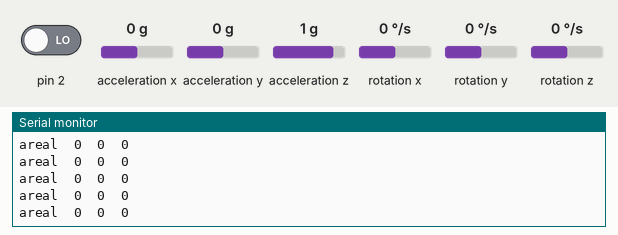
Recording of a sketch running on a simulated Arduino Uno, built with avr-gcc and run on an emulated ATmega328P. Parts: the last lines printed to the serial monitor. The inputs (shaded band) are chosen by the test bench; at power-on: acceleration x 0 g, acceleration y 0 g, acceleration z 1 g, pin 2 LOW, rotation x 0 °/s, rotation y 0 °/s, rotation z 0 °/s. The sensor or clock chip raises its interrupt line as the real part does.

Above: at 1.7 s.
1.8 s: acceleration x set to -1.4 g
At 2.6 s:
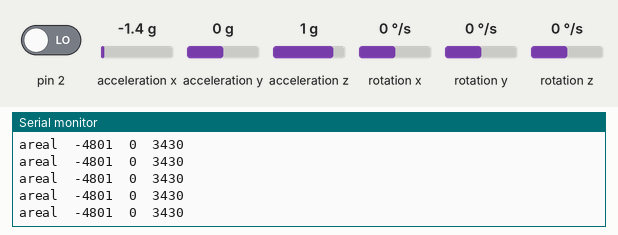
4.8 s: acceleration x set to 0 g
At 5.9 s:
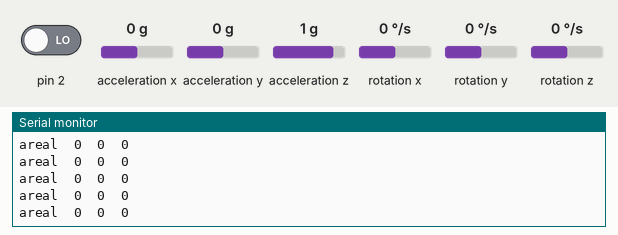
7.8 s: acceleration y set to -1.4 g
At 8.9 s:
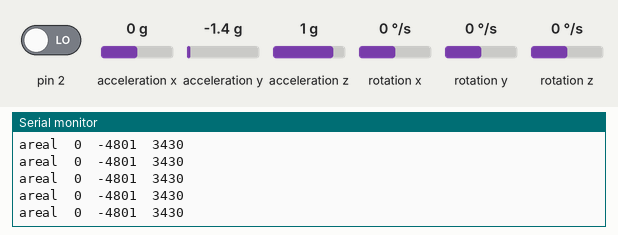
9.3 s: acceleration z set to -1.4 g
At 9.9 s:
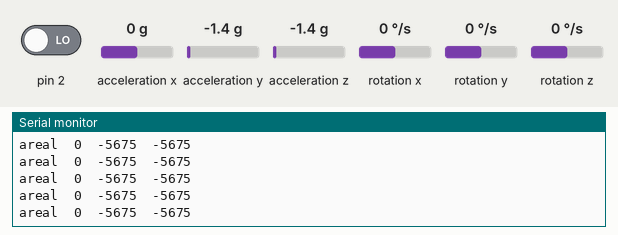
Timing chart, 0 to 11.8 s (numbered marks = the images above; inputs shaded):
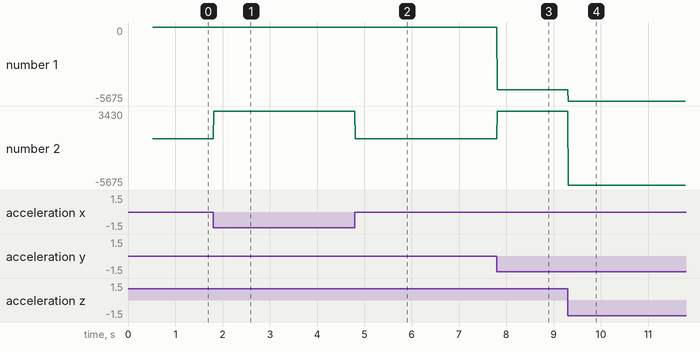

Measured:
- after the input at 1.8 s, the serial monitor: prints a new line at once (image 1)
- after the input at 4.8 s, the serial monitor: prints a new line at once (image 2)
- after the input at 7.8 s, the serial monitor: prints a new line at once (image 3)
- after the input at 9.3 s, the serial monitor: prints a new line at once (image 4)
- plotted number 1: 0 → -4801 after the input at 7.8 s, -4801 → -5675 after the input at 9.3 s
- plotted number 2: 0 → 3430 after the input at 1.8 s, 0 → 3430 after the input at 7.8 s, 3430 → -5675 after the input at 9.3 s

The sketch:

Accel_xyz_Raw_Uno_Due.ino.ino
```cpp
//UPDATED AND CORRECT OFFSETS

//Sensor readings with offsets:  3 9 16378 -1  0 -2
//Your offsets: 108 1025  795 37  -2  36

float ax, ay, az;
//#define LSB_SENSITIVITY 16384.0 //For +-2g, AFS_SEL = 0 by default in this library  //Gives in G

#define LSB_SENSITIVITY 1670.71156  //  Should give in ms^-2

#include "I2Cdev.h"

#include "MPU6050_6Axis_MotionApps20.h"

#if I2CDEV_IMPLEMENTATION == I2CDEV_ARDUINO_WIRE
#include "Wire.h"
#endif

MPU6050 mpu;

// uncomment "OUTPUT_READABLE_QUATERNION" if you want to see the actual
// quaternion components in a [w, x, y, z] format (not best for parsing
// on a remote host such as Processing or something though)
//#define OUTPUT_READABLE_QUATERNION

// uncomment "OUTPUT_READABLE_EULER" if you want to see Euler angles
// (in degrees) calculated from the quaternions coming from the FIFO.
// Note that Euler angles suffer from gimbal lock (for more info, see
// http://en.wikipedia.org/wiki/Gimbal_lock)
//#define OUTPUT_READABLE_EULER

// uncomment "OUTPUT_READABLE_YAWPITCHROLL" if you want to see the yaw/
// pitch/roll angles (in degrees) calculated from the quaternions coming
// from the FIFO. Note this also requires gravity vector calculations.
// Also note that yaw/pitch/roll angles suffer from gimbal lock (for
// more info, see: http://en.wikipedia.org/wiki/Gimbal_lock)
#define OUTPUT_READABLE_YAWPITCHROLL

// uncomment "OUTPUT_READABLE_REALACCEL" if you want to see acceleration
// components with gravity removed. This acceleration reference frame is
// not compensated for orientation, so +X is always +X according to the
// sensor, just without the effects of gravity. If you want acceleration
// compensated for orientation, us OUTPUT_READABLE_WORLDACCEL instead.
#define OUTPUT_READABLE_REALACCEL

// uncomment "OUTPUT_READABLE_WORLDACCEL" if you want to see acceleration
// components with gravity removed and adjusted for the world frame of
// reference (yaw is relative to initial orientation, since no magnetometer
// is present in this case). Could be quite handy in some cases.
//#define OUTPUT_READABLE_WORLDACCEL

// uncomment "OUTPUT_TEAPOT" if you want output that matches the
// format used for the InvenSense teapot demo
//#define OUTPUT_TEAPOT


//#define LED_PIN 13 // (Arduino is 13, Teensy is 11, Teensy++ is 6)
//bool blinkState = false;

// MPU control/status vars
bool dmpReady = false;  // set true if DMP init was successful
uint8_t mpuIntStatus;   // holds actual interrupt status byte from MPU
uint8_t devStatus;      // return status after each device operation (0 = success, !0 = error)
uint16_t packetSize;    // expected DMP packet size (default is 42 bytes)
uint16_t fifoCount;     // count of all bytes currently in FIFO
uint8_t fifoBuffer[64]; // FIFO storage buffer

// orientation/motion vars
Quaternion q;           // [w, x, y, z]         quaternion container
VectorInt16 aa;         // [x, y, z]            accel sensor measurements
VectorInt16 aaReal;     // [x, y, z]            gravity-free accel sensor measurements
VectorInt16 aaWorld;    // [x, y, z]            world-frame accel sensor measurements
VectorFloat gravity;    // [x, y, z]            gravity vector
//float euler[3];         // [psi, theta, phi]    Euler angle container
float ypr[3];           // [yaw, pitch, roll]   yaw/pitch/roll container and gravity vector

// ================================================================
// ===               INTERRUPT DETECTION ROUTINE                ===
// ================================================================

volatile bool mpuInterrupt = false;     // indicates whether MPU interrupt pin has gone high
void dmpDataReady() {
  mpuInterrupt = true;
}

// ================================================================
// ===                      INITIAL SETUP                       ===
// ================================================================

void setup()
{
  // join I2C bus (I2Cdev library doesn't do this automatically)
#if I2CDEV_IMPLEMENTATION == I2CDEV_ARDUINO_WIRE
  Wire.begin();
  TWBR = 24; // 400kHz I2C clock (200kHz if CPU is 8MHz)    //This line works on UNO but on DUE, Not declared in this scope.
  //Wire.setClock(500000L); //To experiment.  //500 KHz speed     //This line is for DUE.

#elif I2CDEV_IMPLEMENTATION == I2CDEV_BUILTIN_FASTWIRE
  Fastwire::setup(400, true);
#endif

  // initialize serial communication
  // (115200 chosen because it is required for Teapot Demo output, but it's
  // really up to you depending on your project)
  Serial.begin(115200);


  //    while (!Serial); // wait for Leonardo enumeration, others continue immediately

  // NOTE: 8MHz or slower host processors, like the Teensy @ 3.3v or Ardunio
  // Pro Mini running at 3.3v, cannot handle this baud rate reliably due to
  // the baud timing being too misaligned with processor ticks. You must use
  // 38400 or slower in these cases, or use some kind of external separate
  // crystal solution for the UART timer.

  // initialize device
  //    Serial.println(F("Initializing I2C devices..."));
  //    mpu.initialize();

  // verify connection
  //    Serial.println(F("Testing device connections..."));
  //    Serial.println(mpu.testConnection() ? F("MPU6050 connection successful") : F("MPU6050 connection failed"));

  // wait for ready
  //    Serial.println(F("\nSend any character to begin DMP programming and demo: "));
  //    while (Serial.available() && Serial.read()); // empty buffer
  //    while (!Serial.available());                 // wait for data
  //   while (Serial.available() && Serial.read()); // empty buffer again

  // load and configure the DMP
  //    Serial.println(F("Initializing DMP..."));
  devStatus = mpu.dmpInitialize();

  // supply your own gyro offsets here, scaled for min sensitivity  //These are updated for the particular sensor in use now.
  //    mpu.setXGyroOffset(45);
  //    mpu.setYGyroOffset(-7);
  //    mpu.setZGyroOffset(40);
  //    mpu.setZAccelOffset(853); // 1688 factory default for my test chip

  mpu.setXAccelOffset(108);
  mpu.setYAccelOffset(1025);
  mpu.setZAccelOffset(795);
  mpu.setXGyroOffset(37);
  mpu.setYGyroOffset(-2);
  mpu.setZGyroOffset(36);


  // make sure it worked (returns 0 if so)
  if (devStatus == 0) {
    // turn on the DMP, now that it's ready
    //        Serial.println(F("Enabling DMP..."));
    mpu.setDMPEnabled(true);

    // enable Arduino interrupt detection
    //        Serial.println(F("Enabling interrupt detection (Arduino external interrupt 0)..."));
    attachInterrupt(digitalPinToInterrupt(2), dmpDataReady, RISING);

    mpuIntStatus = mpu.getIntStatus();

    // set our DMP Ready flag so the main loop() function knows it's okay to use it
    //        Serial.println(F("DMP ready! Waiting for first interrupt..."));
    dmpReady = true;

    // get expected DMP packet size for later comparison
    packetSize = mpu.dmpGetFIFOPacketSize();
  } else {
    // ERROR!
    // 1 = initial memory load failed
    // 2 = DMP configuration updates failed
    // (if it's going to break, usually the code will be 1)
    Serial.print(F("DMP Initialization failed (code "));
    Serial.print(devStatus);
    Serial.println(F(")"));
  }

  // configure LED for output
  //    pinMode(LED_PIN, OUTPUT);
}


// ================================================================
// ===                    MAIN PROGRAM LOOP                     ===
// ================================================================

void loop() {
  // if programming failed, don't try to do anything
  if (!dmpReady) return;

  // wait for MPU interrupt or extra packet(s) available
  while (!mpuInterrupt && fifoCount < packetSize)
  {
    //        theFunction();


    // other program behavior stuff here
    // .
    // .
    // .
    // if you are really paranoid you can frequently test in between other
    // stuff to see if mpuInterrupt is true, and if so, "break;" from the
    // while() loop to immediately process the MPU data
    // .
    // .
    // .
  }

  // reset interrupt flag and get INT_STATUS byte
  mpuInterrupt = false;
  mpuIntStatus = mpu.getIntStatus();

  // get current FIFO count
  fifoCount = mpu.getFIFOCount();

  // check for overflow (this should never happen unless our code is too inefficient)
  if ((mpuIntStatus & 0x10) || fifoCount == 1024) {
    // reset so we can continue cleanly
    mpu.resetFIFO();
    //        Serial.println(F("FIFO overflow!"));

    // otherwise, check for DMP data ready interrupt (this should happen frequently)
  } else if (mpuIntStatus & 0x02) {
    // wait for correct available data length, should be a VERY short wait
    while (fifoCount < packetSize) fifoCount = mpu.getFIFOCount();

    // read a packet from FIFO
    mpu.getFIFOBytes(fifoBuffer, packetSize);

    // track FIFO count here in case there is > 1 packet available
    // (this lets us immediately read more without waiting for an interrupt)
    fifoCount -= packetSize;
    //
    //        #ifdef OUTPUT_READABLE_YAWPITCHROLL
    //            // display Euler angles in degrees
    //            mpu.dmpGetQuaternion(&q, fifoBuffer);
    //            mpu.dmpGetGravity(&gravity, &q);
    //            mpu.dmpGetYawPitchRoll(ypr, &q, &gravity);
    /////*
    //
    //            Serial.print("ypr\t");
    //            Serial.print(ypr[0] * 180/M_PI);
    //            Serial.print("\t");
    //            Serial.print(ypr[1] * 180/M_PI);
    //            Serial.print("\t");
    //            Serial.println(ypr[2] * 180/M_PI);
    //
    ////*/
    //          #endif

    ///*
#ifdef OUTPUT_READABLE_REALACCEL
    // display real acceleration, adjusted to remove gravity
    mpu.dmpGetQuaternion(&q, fifoBuffer);
    mpu.dmpGetAccel(&aa, fifoBuffer);
    mpu.dmpGetGravity(&gravity, &q);
    mpu.dmpGetLinearAccel(&aaReal, &aa, &gravity);
    //            Serial.print("areal\t");
    //            Serial.print(aaReal.x);
    //            Serial.print("\t");
    //            Serial.print(aaReal.y);
    //            Serial.print("\t");
    //            Serial.println(aaReal.z);

//    ax = aaReal.x / LSB_SENSITIVITY;
//    ay = aaReal.y / LSB_SENSITIVITY;
//    az = aaReal.z / LSB_SENSITIVITY;

    Serial.print("areal\t");
    Serial.print(aaReal.x);
    Serial.print("\t");
    Serial.print(aaReal.y);
    Serial.print("\t");
    Serial.println(aaReal.z);


#endif
    //*/

    ///*
#ifdef OUTPUT_READABLE_WORLDACCEL
    // display initial world-frame acceleration, adjusted to remove gravity
    // and rotated based on known orientation from quaternion
    mpu.dmpGetQuaternion(&q, fifoBuffer);
    mpu.dmpGetAccel(&aa, fifoBuffer);
    mpu.dmpGetGravity(&gravity, &q);
    mpu.dmpGetLinearAccel(&aaReal, &aa, &gravity);
    mpu.dmpGetLinearAccelInWorld(&aaWorld, &aaReal, &q);
    //            Serial.print("aworld\t");
    //            Serial.print(aaWorld.x);
    //            Serial.print("\t");
    //            Serial.print(aaWorld.y);
    //            Serial.print("\t");
    //            Serial.println(aaWorld.z);

//    ax = aaWorld.x / LSB_SENSITIVITY;
//    ay = aaWorld.y / LSB_SENSITIVITY;
//    az = aaWorld.z / LSB_SENSITIVITY;

    Serial.print("areal\t");
    Serial.print(aaWorld.x);
    Serial.print("\t");
    Serial.print(aaWorld.y);
    Serial.print("\t");
    Serial.println(aaWorld.z);


#endif
    //*/
  }
}
```
